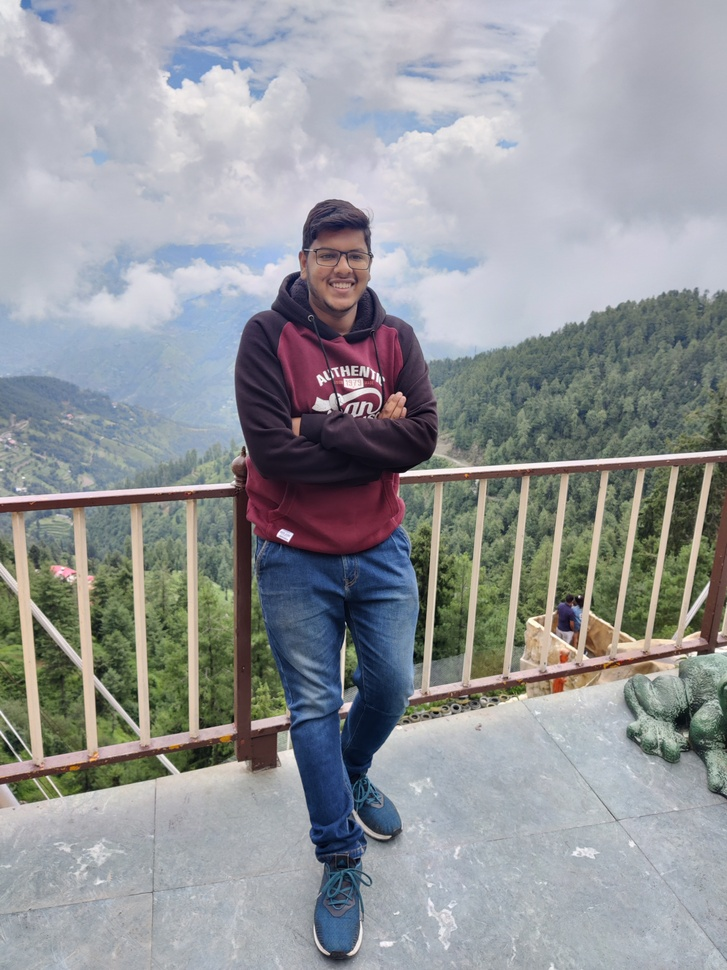
#> input picture my image 3.jpg, 727 x 970 px, shrunk from 3000 x 4000 before the run, found by its file name
$ jupyter execute project.ipynb
#> lines starting #> are read from the running program, lines starting #| are printed output that depends on the picture; after the words box and inside, x2 and y2 are one past the last pixel; in counts of white or black regions, pixels touching at a corner belong together
[cell 1]
import cv2
import numpy as np
import matplotlib.pyplot as plt

# Load image

[cell 2]
def read_file(filename):
    img = cv2.imread(filename)
#> img is the input picture: shape (970, 727, 3); mean B, G, R 154.2, 150.4, 147.5
    img =cv2.cvtColor(img, cv2.COLOR_BGR2RGB)
    plt.imshow(img)
    # plt.axes('off')
    plt.show()
    return img

[cell 3]
filename="/Users/MayankGarg/Desktop/cartoonify image/my image 3.jpg"
img = read_file(filename)
orf_img=np.copy(img)

# Create Edge mask -> to increase the edges

[cell 4]
def edge_mask(img , line_size,blur_value):
    """
    input : Input image

    output : Edges of Image
    """
#> called with line_size = 11, blur_value = 5
    gray = cv2.cvtColor(img , cv2.COLOR_RGB2GRAY)
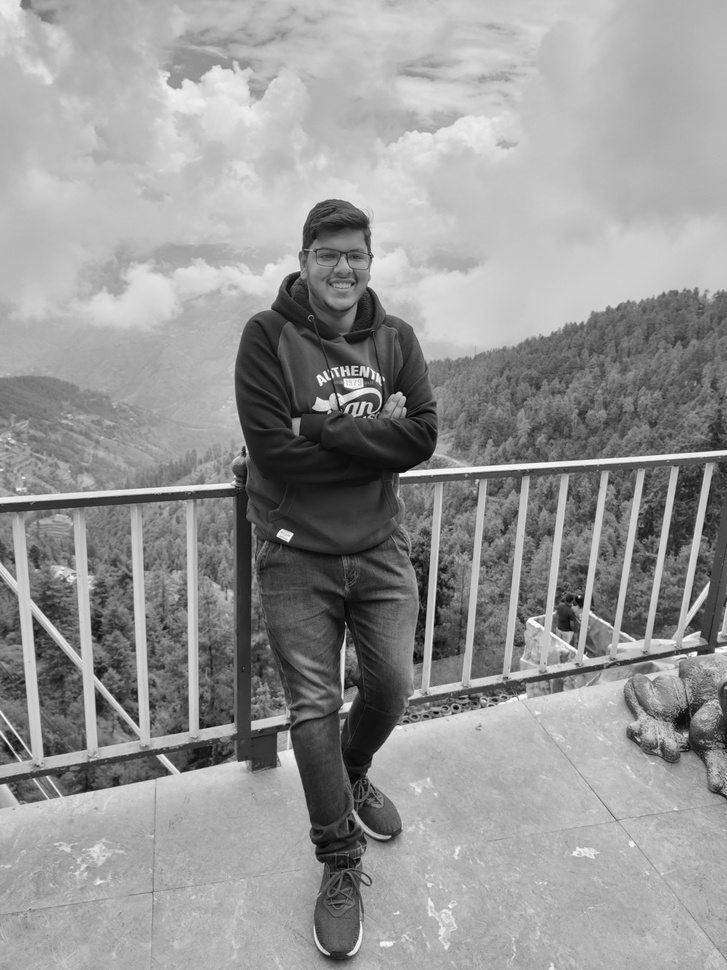
#> gray: shape (970, 727); min 2, max 255, mean 150
    gray_blur = cv2.medianBlur(gray,blur_value)

    edges = cv2.adaptiveThreshold(gray_blur,255,cv2.ADAPTIVE_THRESH_MEAN_C,
                              cv2.THRESH_BINARY,line_size,blur_value)
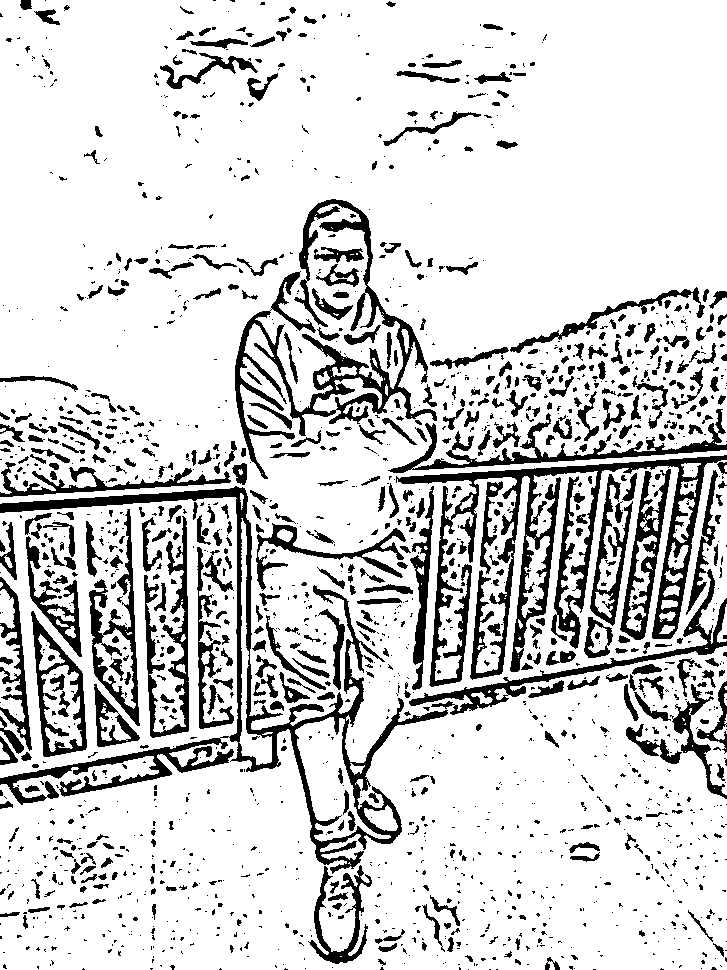
#> edges: shape (970, 727); 82.7% white; 1767 black regions (1219 under 20 px), largest, box (x1, y1, x2, y2) and area: (396, 455, 727, 687) 15266, (0, 486, 448, 874) 14472, (235, 199, 437, 479) 9394
    return edges
# return matrix form representing edges

[cell 5]
line_size,blur_value = 11,5

edges = edge_mask(img , line_size,blur_value)
plt.imshow(edges,cmap="binary")
plt.show()

[cell 6]
plt.imshow(img)
plt.show()

# Reduce the color palat

[cell 7]
def color_quantization(img , k):
    # transform the image
#> called with k = 15
    data = np.float32(img).reshape((-1,3))

    #determine criteria
    criteria = (cv2.TERM_CRITERIA_EPS + cv2.TERM_CRITERIA_MAX_ITER , 20, 0.001)

    #implementing K-Means
    ret , label , center = cv2.kmeans(data,k,None , criteria , 10 , cv2.KMEANS_RANDOM_CENTERS)
#> ret = 207365431.3; center = 15 rows, first 8: [82.65, 93.4, 70.85], [113, 59.02, 71.66], [119.5, 139.4, 164.9], [64.75, 89.56, 124.2], [186.3, 190.4, 201.3], [135.8, 132.6, 99.82], [101.7, 111.8, 97.59], [28.95, 27.84, 39.71]
    center =np.uint8(center)
#> center = 15 rows, first 8: [82, 93, 70], [113, 59, 71], [119, 139, 164], [64, 89, 124], [186, 190, 201], [135, 132, 99], [101, 111, 97], [28, 27, 39]

    result = center[label.flatten()]
    result = result.reshape(img.shape)
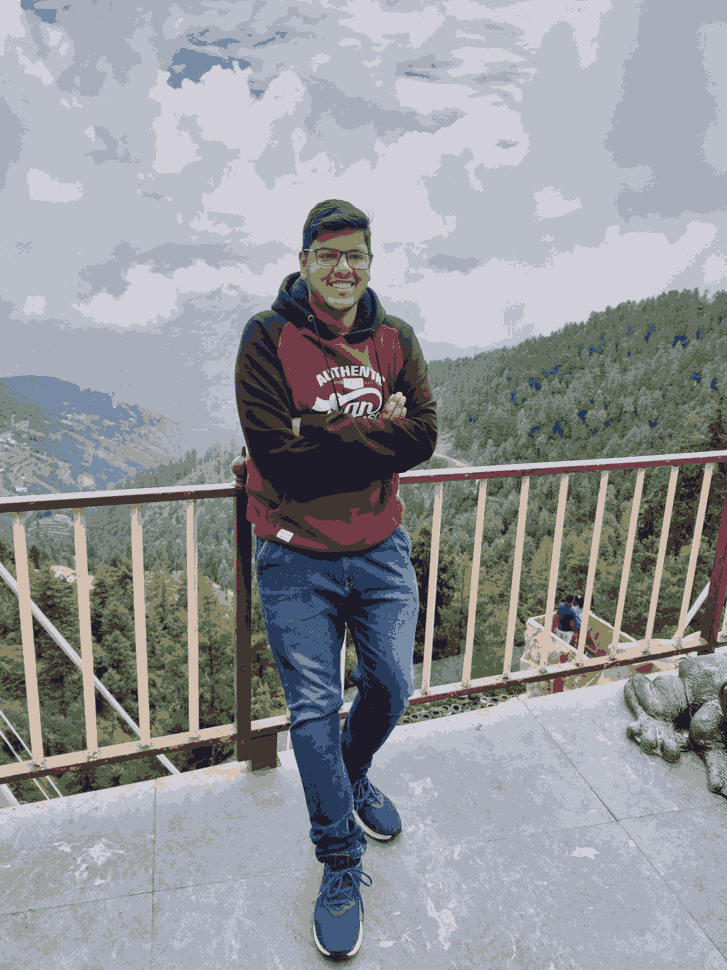
#> result: shape (970, 727, 3); mean R, G, B 147.1, 149.9, 153.8

    return result

[cell 8]
img = color_quantization(img,15)

plt.imshow(img)
plt.show()

[cell 9]
# reduce the noise
blurred = cv2.bilateralFilter(img, 7 ,sigmaColor = 200,sigmaSpace = 200)

plt.imshow(blurred)
plt.show()

# combine edge mask with quantized img

[cell 10]
def vectorize():
    c = cv2.bitwise_and(blurred,blurred,mask=edges)
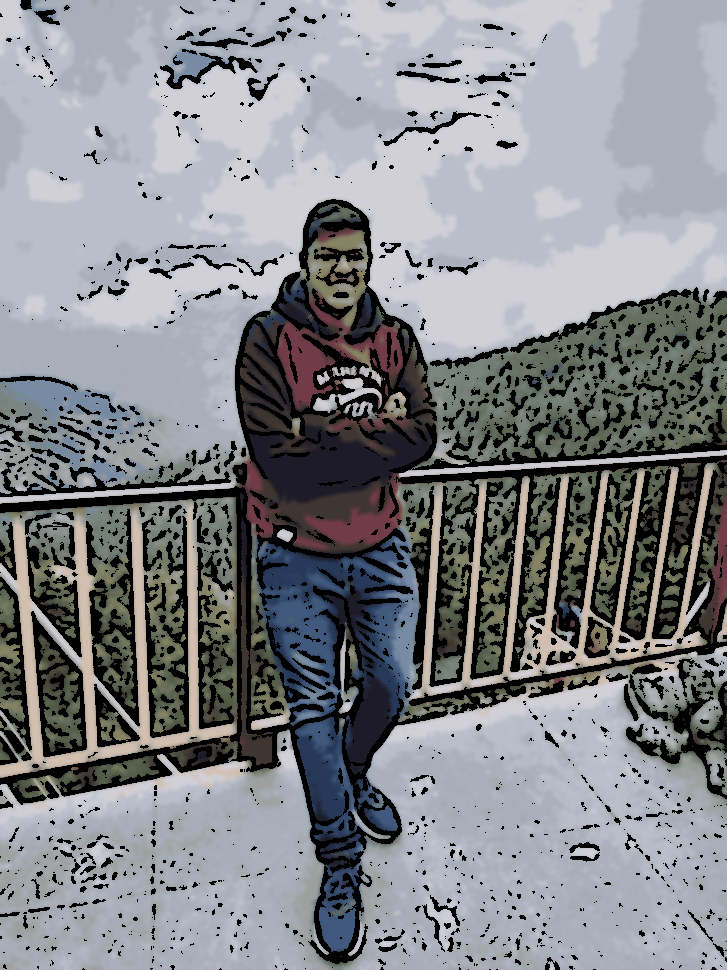
#> c: shape (970, 727, 3); mean R, G, B 130.7, 133.2, 137.5
    plt.imshow(c)
    plt.show()
    plt.imshow(orf_img)
    plt.show()
